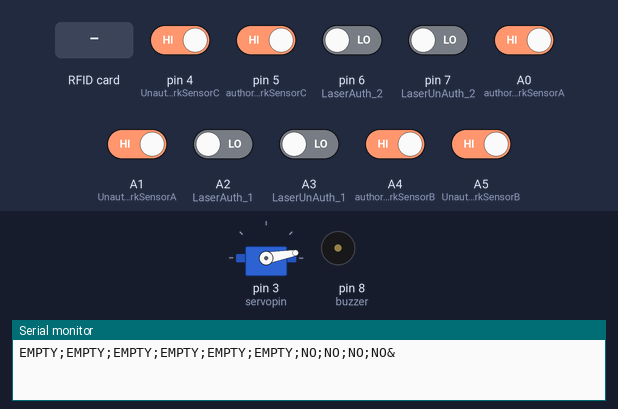
Bench run of a sketch on a simulated Arduino Uno, built with avr-gcc and run on an emulated ATmega328P. On the bench: servo, buzzer (waves = sounding, pin HIGH), the last lines printed to the serial monitor. The test bench sets the inputs (shaded band); at power-on: A0 (authorizeParkSensorA), A1 (UnauthorizeParkSensorA), A4 (authorizeParkSensorB), A5 (UnauthorizeParkSensorB), pin 4 (UnauthorizeParkSensorC), pin 5 (authorizeParkSensorC) HIGH, A2 (LaserAuth_1), A3 (LaserUnAuth_1), pin 6 (LaserAuth_2), pin 7 (LaserUnAuth_2) LOW. Pins used as bus, display or sensor lines are not drawn.

Above: at 7.6 s.
7.7 s: pin 6 (LaserAuth_2) driven HIGH
At 8.6 s:
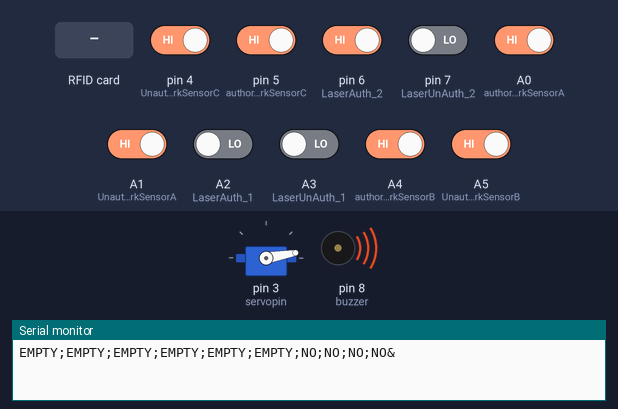
9.2 s: RFID card F0 91 F0 1A held to the reader
At 9.7 s:
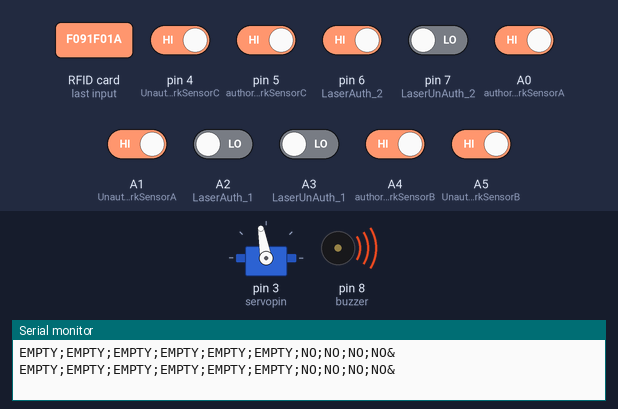
Timing chart, 0 to 16.7 s (numbered marks = the images above; inputs shaded):
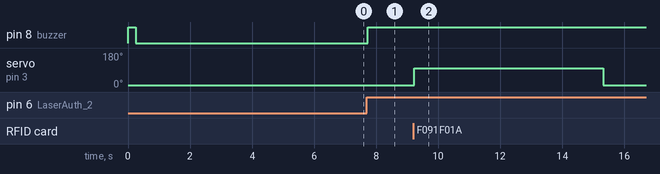

Measured:
- after the input at 7.7 s, pin 8 (buzzer): LOW → HIGH at once
- after the input at 9.2 s, servo on pin 3 (servopin): 10° → 100° at once, → 10° 6.1 s later

The sketch:

SmartParking_Nano.ino
```cpp
#include <SPI.h>
#include <MFRC522.h>
#include <LiquidCrystal.h>
#include <Servo.h>

Servo myservo;
#define RST_PIN 9
#define SS_PIN 10

byte readCard[4];
String MasterTag = "F091F01A";  // REPLACE this Tag ID with your Tag ID!!!
String tagID = "";

// Create instances
MFRC522 mfrc522(SS_PIN, RST_PIN);

// Connections
const int authorizeParkSensorA = A0;
const int authorizeParkSensorB = A4;
const int authorizeParkSensorC = 5;
const int UnauthorizeParkSensorA = A1;
const int UnauthorizeParkSensorB = A5;
const int UnauthorizeParkSensorC = 4;
const int LaserAuth_1 = A2;
const int LaserAuth_2 = 6;
const int LaserUnAuth_1 = A3;
const int LaserUnAuth_2 = 7;
const int buzzer = 8;
const int servopin = 3;

// Cloud Parameters
String slot1 = " ", slot2 = " ", slot3 = " ", slot4 = " ", slot5 = " ", slot6 = " ";
String fees1 = " ", fees2 = " ", fees3 = " ";

uint32_t pmillis = 0, pmillisA = 0, pmillisB = 0, pmillisC = 0;
int feesA = 0, feesB = 0, feesC = 0;
int unit = 100; // charging fees unit fees per min

void setup() {
  Serial.begin(9600);
  //  Serial.println("Initializing.........");
  pinMode(authorizeParkSensorA, INPUT);
  pinMode(authorizeParkSensorB, INPUT);
  pinMode(authorizeParkSensorC, INPUT);
  pinMode(UnauthorizeParkSensorA, INPUT);
  pinMode(UnauthorizeParkSensorB, INPUT);
  pinMode(UnauthorizeParkSensorC, INPUT);

  pinMode(LaserAuth_1, INPUT);
  pinMode(LaserAuth_2, INPUT);
  pinMode(LaserUnAuth_1, INPUT);
  pinMode(LaserUnAuth_2, INPUT);
  pinMode(2, INPUT);

  pinMode(buzzer, OUTPUT);
  digitalWrite(buzzer, HIGH);
  delay(250);
  digitalWrite(buzzer, LOW);

  // Initiating
  SPI.begin(); // SPI bus
  mfrc522.PCD_Init(); // MFRC522
  pmillis = millis(); pmillisA = millis(); pmillisB = millis(); pmillisC = millis();
  myservo.attach(servopin);
  myservo.write(10);
  delay(100);
  myservo.detach();
  delay(6000);
}

String tempslot1 = " ", tempslot2 = " ", tempslot3 = " ", tempslot4 = " ", tempslot5 = " ", tempslot6 = " ";
String tempfees1 = " ", tempfees2 = " ", tempfees3 = " ";
String datachange = " ";
void loop() {
  ScanLaser();
  ScanIR();
  getCard();
  //  chargingFees();
  //  toString();

  if (millis() - pmillis > 2500) {
    pmillis = millis();
    datachange = "NO";
    sendESP32();
  }
  //  debug();
  //  delay(300);
}

// **************************************************************************************************

bool parkA = false, parkB = false, parkC = false;
void ScanIR() {
  if (digitalRead(authorizeParkSensorA) == 0) {
    slot1 = "FULL";
  }
  else {
    slot1 = "EMPTY";
  }
  if (digitalRead(authorizeParkSensorB) == 0) {
    slot2 = "FULL";
  }
  else {
    slot2 = "EMPTY";
  }
  if (digitalRead(authorizeParkSensorC) == 0) {
    slot3 = "FULL";
  }
  else {
    slot3 = "EMPTY";
  }
  if (digitalRead(UnauthorizeParkSensorA) == 0) {
    slot4 = "FULL"; parkA = true; fees1 = "YES";
  }
  else {
    slot4 = "EMPTY"; parkA = false; fees1 = "NO";
  }
  if (digitalRead(UnauthorizeParkSensorB) == 0) {
    slot5 = "FULL"; parkB = true; fees2 = "YES";
  }
  else {
    slot5 = "EMPTY"; parkB = false; fees2 = "NO";
  }
  if (digitalRead(UnauthorizeParkSensorC) == 0) {
    slot6 = "FULL"; parkC = true; fees3 = "YES";
  }
  else {
    slot6 = "EMPTY"; parkC = false; fees3 = "NO";
  }
}

void ScanLaser() {
  if (digitalRead(LaserAuth_1) == 1 || digitalRead(LaserAuth_2) == 1 || digitalRead(LaserUnAuth_1) == 1 || digitalRead(LaserUnAuth_2) == 1) {
    digitalWrite(buzzer, HIGH);
  }
  else {
    digitalWrite(buzzer, LOW);
  }
}

void toString() {
  fees1 = (String)feesA;
  fees2 = (String)feesB;
  fees3 = (String)feesC;
}

void sendESP32() {
  Serial.print(slot1);
  Serial.print(";");
  Serial.print(slot2);
  Serial.print(";");
  Serial.print(slot3);
  Serial.print(";");
  Serial.print(slot4);
  Serial.print(";");
  Serial.print(slot5);
  Serial.print(";");
  Serial.print(slot6);
  Serial.print(";");
  Serial.print(fees1);
  Serial.print(";");
  Serial.print(fees2);
  Serial.print(";");
  Serial.print(fees3);
  Serial.print(";");
  Serial.print(datachange);
  Serial.println("&");
  delay(10);
}

void debug() {
  Serial.print(digitalRead(authorizeParkSensorA));
  Serial.print("  ");
  Serial.print(digitalRead(authorizeParkSensorB));
  Serial.print("  ");
  Serial.print(digitalRead(authorizeParkSensorC));
  Serial.print("  ");
  Serial.print(digitalRead(LaserAuth_1));
  Serial.print("  ");
  Serial.print(digitalRead(LaserAuth_2));
  Serial.print(" ********* ");
  Serial.print(digitalRead(UnauthorizeParkSensorA));
  Serial.print("  ");
  Serial.print(digitalRead(UnauthorizeParkSensorB));
  Serial.print("  ");
  Serial.print(digitalRead(UnauthorizeParkSensorC));
  Serial.print("  ");
  Serial.print(digitalRead(LaserUnAuth_1));
  Serial.print("  ");
  Serial.println(digitalRead(LaserUnAuth_2));
  Serial.println();
}


void barrierOpen() {
  for (int pos = 10; pos <= 120; pos += 1) { // goes from 0 degrees to 180 degrees
    // in steps of 1 degree
    myservo.write(pos);              // tell servo to go to position in variable 'pos'
    delay(15);                       // waits 15 ms for the servo to reach the position
  }
}
void barrierClose() {
  for (int pos = 120; pos >= 10; pos -= 1) { // goes from 180 degrees to 0 degrees
    myservo.write(pos);              // tell servo to go to position in variable 'pos'
    delay(15);                       // waits 15 ms for the servo to reach the position
  }
}
void getCard() {
  //Wait until new tag is available
  if (getID())
  {
    if (tagID == MasterTag)
    {

      myservo.attach(servopin);
      myservo.write(100);
      delay(100);
      myservo.detach();
      delay(6000); // barrier delay
      myservo.attach(servopin);
      myservo.write(10);
      delay(100);
      myservo.detach();
    }
    else
    {
      // Serial.println("Access Denied");
    }
    Serial.println("ID : " + String(tagID));
//    delay(2000);
  }
}

boolean getID()
{
  // Getting ready for Reading PICCs
  if ( ! mfrc522.PICC_IsNewCardPresent()) { //If a new PICC placed to RFID reader continue
    return false;
  }
  if ( ! mfrc522.PICC_ReadCardSerial()) { //Since a PICC placed get Serial and continue
    return false;
  }
  tagID = "";
  for ( uint8_t i = 0; i < 4; i++) { // The MIFARE PICCs that we use have 4 byte UID
    //readCard[i] = mfrc522.uid.uidByte[i];
    tagID.concat(String(mfrc522.uid.uidByte[i], HEX)); // Adds the 4 bytes in a single String variable
  }
  tagID.toUpperCase();
  mfrc522.PICC_HaltA(); // Stop reading
  return true;
}
```
